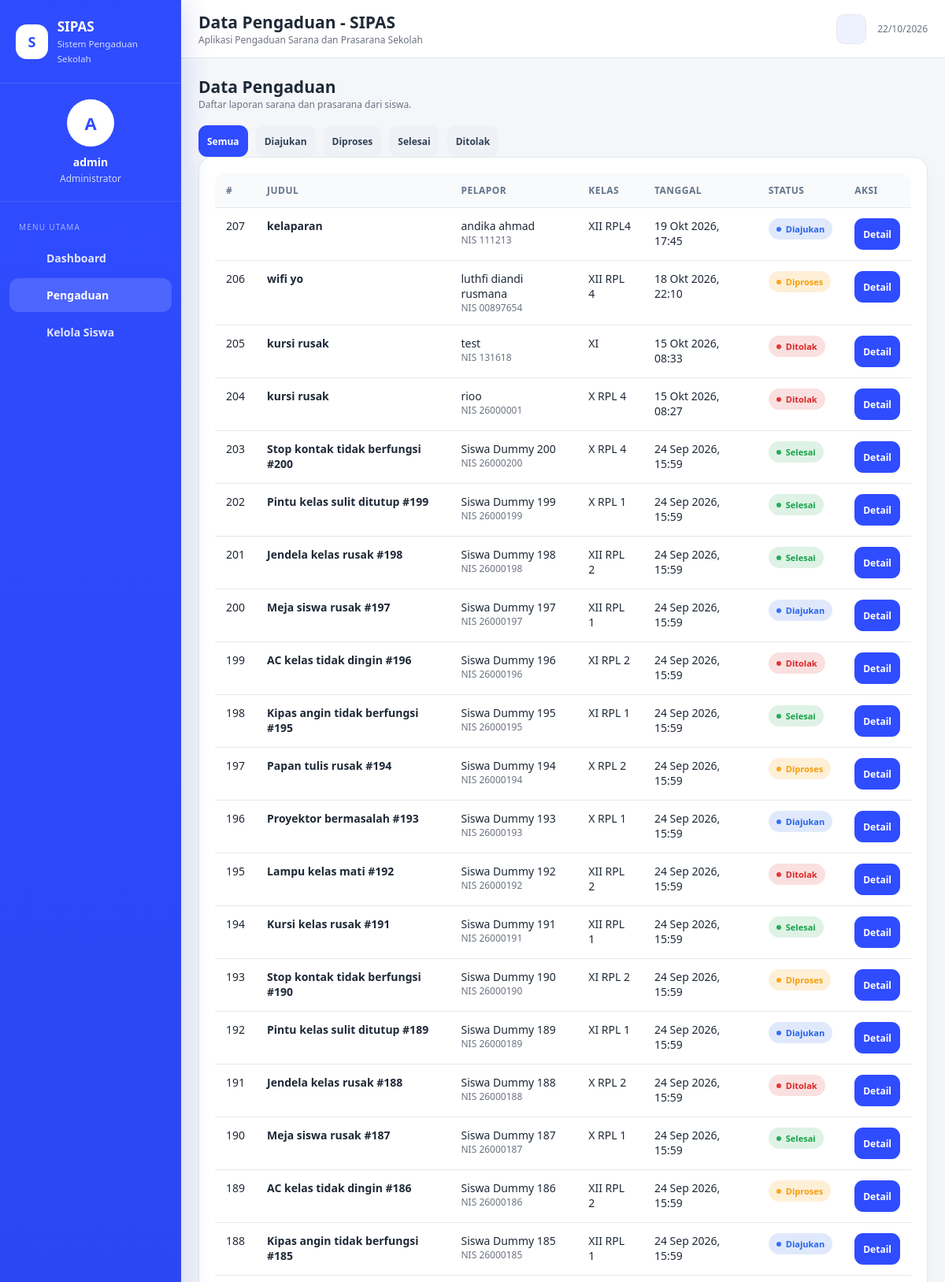
Page /index.php?page=admin-pengaduan (signed in, upper part) on the committed database.
### tables this page shows
CREATE TABLE `pengaduan` (
  `id_pengaduan` int(10) UNSIGNED NOT NULL,
  `id_siswa` int(10) UNSIGNED NOT NULL,
  `judul_pengaduan` varchar(150) NOT NULL,
  `isi_pengaduan` text NOT NULL,
  `tanggal_pengaduan` datetime NOT NULL DEFAULT current_timestamp(),
  `status` enum('Diajukan','Diproses','Selesai','Ditolak') NOT NULL DEFAULT 'Diajukan'
);

CREATE TABLE `siswa` (
  `id_siswa` int(10) UNSIGNED NOT NULL,
  `id_user` int(10) UNSIGNED NOT NULL,
  `nis` varchar(20) NOT NULL,
  `nama_siswa` varchar(100) NOT NULL,
  `kelas` varchar(30) NOT NULL
);

### controllers/PengaduanController.php (called while the page is built, shortened)
<?php
class PengaduanController
{
    private $pengaduan;
    public function __construct($db)
    {
        $this->pengaduan = new PengaduanModel($db);
    }
    public function adminIndex() {
        $allowed = ['Diajukan','Diproses','Selesai','Ditolak'];
        $status = (isset($_GET['status']) ? $_GET['status'] : '');
        if (!in_array($status, $allowed, true)) $status = '';
        view('admin/pengaduan', [
            'list' => $this->pengaduan->findAll($status),
            'status' => $status
        ]);
    }
}

### models/PengaduanModel.php (called while the page is built, shortened)
<?php
class PengaduanModel
{
    private $db;
    public function __construct($db)
    {
        $this->db = $db;
    }
    public function findAll($status = '') {
        $stmt = $this->db->query('SELECT p.*, s.nis, s.nama_siswa, s.kelas FROM pengaduan p INNER JOIN siswa s ON s.id_siswa = p.id_siswa ORDER BY p.tanggal_pengaduan DESC, p.id_pengaduan DESC');
        return $stmt->fetchAll();
    }
}

### views/admin/pengaduan.php (the view)
<?php
$title='Data Pengaduan - SIPAS'; $menu='pengaduan'; require __DIR__ . '/../layout/header.php'; ?>
<div class="page-actions">
    <div><h2>Data Pengaduan</h2><div class="small muted">Daftar laporan sarana dan prasarana dari siswa.</div></div>
</div>
<div class="toolbar filter-toolbar" aria-label="Filter status pengaduan">
    <a class="btn <?= $status === '' ? 'btn-primary' : 'btn-secondary' ?> btn-sm" href="index.php?page=admin-pengaduan">Semua</a>
    <?php   foreach(['Diajukan','Diproses','Selesai','Ditolak'] as $st): ?>
        <a class="btn <?= $status===$st ? 'btn-primary' : 'btn-secondary' ?> btn-sm" href="index.php?page=admin-pengaduan&status=<?= urlencode($st) ?>"><?= e($st) ?></a>
    <?php endforeach; ?>
</div>
<div class="card">
    <div class="card-body">
        <?php if (empty($list)): ?>
            <div class="empty-state">
                <div class="empty-state-icon"><?= uiIcon('report') ?></div>
                <h3>Tidak ada pengaduan</h3>
                <p><?= $status !== '' ? 'Belum ada pengaduan dengan status ini.' : 'Belum ada pengaduan yang tercatat di sistem.' ?></p>
                <?php if ($status !== ''): ?><a class="btn btn-secondary" href="index.php?page=admin-pengaduan">Tampilkan Semua</a><?php endif; ?>
            </div>
        <?php else: ?>
            <div class="table-wrap">
                <table class="table">
                    <thead><tr><th>#</th><th>Judul</th><th>Pelapor</th><th>Kelas</th><th>Tanggal</th><th>Status</th><th>Aksi</th></tr></thead>
                    <tbody>
                    <?php foreach($list as $item): ?>
                        <tr>
                            <td><?= (int)$item['id_pengaduan'] ?></td>
                            <td><strong><?= e($item['judul_pengaduan']) ?></strong></td>
                            <td><?= e($item['nama_siswa']) ?><div class="small muted">NIS <?= e($item['nis']) ?></div></td>
                            <td><?= e($item['kelas']) ?></td>
                            <td><?= e(formatTanggal($item['tanggal_pengaduan'])) ?></td>
                            <td><?= statusBadge($item['status']) ?></td>
                            <td><a class="btn btn-primary btn-sm" href="index.php?page=admin-detail&id=<?= (int)$item['id_pengaduan'] ?>">Detail</a></td>
                        </tr>
                    <?php endforeach; ?>
                    </tbody>
                </table>
            </div>
        <?php endif; ?>
    </div>
</div>
<?php require __DIR__ . '/../layout/footer.php'; ?>

### helpers.php (shortened to what this page needs)
<?php
function e($value) {
    return htmlspecialchars((string) $value, ENT_QUOTES | ENT_SUBSTITUTE, 'UTF-8');
}
function formatTanggal($tanggal) {
    $ts = strtotime($tanggal);
    $bulan = [1=>'Jan','Feb','Mar','Apr','Mei','Jun','Jul','Agu','Sep','Okt','Nov','Des'];
    return date('d', $ts) . ' ' . $bulan[(int) date('n', $ts)] . ' ' . date('Y, H:i', $ts);
}
function statusBadge($status) {
    $map = [
        'Diajukan' => 'badge-info',
        'Diproses' => 'badge-warning',
        'Selesai' => 'badge-success',
        'Ditolak' => 'badge-danger',
    ];
    $class = isset($map[$status]) ? $map[$status] : 'badge-muted';
    return '<span class="badge ' . e($class) . '" role="status"><span class="badge-dot" aria-hidden="true"></span>' . e($status) . '</span>';
}
function view($file, $data = []) {
    extract($data);
    require __DIR__ . '/views/' . $file . '.php';
}

### assets/style.css (style rules this page uses)
:root { --primary: #2f4cff; --primary-dark: #1e2bb8; --bg: #f4f6fa; --card: #fff; --card-alt: #f8fafc; --text: #1f2937; --muted: #6b7280; --border: #e5e7eb; --success: #16a34a; --warning: #f59e0b; --danger: #dc2626; --info: #2563eb; --input-bg: #fff; --input-border: #d7dce5; --shadow-card: rgba(15, 23, 42, .04); --shadow-row: rgba(15, 23, 42, .035); --sidebar-grad-1: #2f4cff; --sidebar-grad-2: #1e2bb8; --sidebar-shadow: rgba(30, 43, 184, .13); --chip-bg: #eef2ff; --btn-secondary-bg: #eef2f7; --btn-secondary-text: #334155; --table-th-bg: #f8fafc; --table-th-text: #64748b; --timeline-line: #dbe2ff; --timeline-dot-ring: #e9edff; --auth-bg-1: #ffffff; --auth-bg-2: #f4f6fa; --auth-hero-1: #f8fafc; --auth-hero-2: #eef2ff; --backdrop: rgba(15, 23, 42, .38); }
* { box-sizing: border-box; }
html { height: 100%; }
html, body { margin: 0; padding: 0; font-family: "Segoe UI", Tahoma, Arial, sans-serif; background: var(--bg); color: var(--text); font-size: 14px; min-height: 100%; overflow-x: hidden; transition: background-color .2s ease, color .2s ease; }
body { -webkit-text-size-adjust: 100%; min-height: 100dvh; padding-top: env( safe-area-inset-top, 0px ); padding-bottom: env( safe-area-inset-bottom, 0px ); }
a { text-decoration: none; color: inherit; }
.card { background: var(--card); border: 1px solid var(--border); border-radius: 18px; box-shadow: 0 8px 24px var(--shadow-card); }
.card-body { padding: 20px; }
.btn { border: 0; border-radius: 11px; padding: 11px 15px; display: inline-flex; align-items: center; justify-content: center; gap: 8px; font-weight: 700; cursor: pointer; }
.btn-primary { background: var(--primary); color: #fff; }
.btn-secondary { background: var(--btn-secondary-bg); color: var(--btn-secondary-text); }
.btn-sm { padding: 8px 11px; font-size: 12px; }
.toolbar { display: flex; gap: 10px; flex-wrap: wrap; align-items: center; }
.table-wrap { width: 100%; overflow-x: auto; overflow-y: hidden; -webkit-overflow-scrolling: touch; border-radius: 14px; }
.table { width: 100%; border-collapse: collapse; min-width: 700px; }
.table td, .table th { word-break: normal; }
.table th, .table td { padding: 13px 14px; border-bottom: 1px solid var(--border); vertical-align: top; text-align: left; }
.table th { font-size: 12px; text-transform: uppercase; letter-spacing: .04em; color: var(--table-th-text); background: var(--table-th-bg); }
.badge { display: inline-flex; align-items: center; padding: 6px 10px; border-radius: 999px; font-size: 11px; font-weight: 800; }
.badge-warning { background: rgba(245,158,11,.16); color: var(--warning); }
.badge-info { background: rgba(37,99,235,.14); color: var(--info); }
.badge-success { background: rgba(22,163,74,.14); color: var(--success); }
.badge-danger { background: rgba(220,38,38,.14); color: var(--danger); }
.page-actions { display: flex; justify-content: space-between; align-items: center; gap: 12px; margin-bottom: 18px; }
.muted { color: var(--muted); }
.small { font-size: 12px; }
button, a, input, textarea, select { -webkit-tap-highlight-color: transparent; }
.btn { min-height: 40px; transition: background-color .2s ease, color .2s ease, transform .2s ease, box-shadow .2s ease, opacity .2s ease; }
.page-actions h2, .page-actions h3, .section-heading h2, .section-title h3, .section-title-simple { margin: 0; }
.badge-dot { width: 6px; height: 6px; border-radius: 50%; background: currentColor; opacity: .9; margin-right: 6px; }
.status-filters, .filter-toolbar, .row-actions { margin-top: 2px; }

### rows in the picture
pengaduan: id_pengaduan "207", judul_pengaduan "kelaparan", id_siswa.nama_siswa "andika ahmad", id_siswa.nis "111213", id_siswa.kelas "XII RPL4", tanggal_pengaduan "19 Okt 2026, 17:45", status "Diajukan"
pengaduan: id_pengaduan "206", judul_pengaduan "wifi yo", id_siswa.nama_siswa "luthfi diandi rusmana", id_siswa.nis "00897654", id_siswa.kelas "XII RPL 4", tanggal_pengaduan "18 Okt 2026, 22:10", status "Diproses"
pengaduan: id_pengaduan "205", judul_pengaduan "kursi rusak", id_siswa.nama_siswa "test", id_siswa.nis "131618", id_siswa.kelas "XI", tanggal_pengaduan "15 Okt 2026, 08:33", status "Ditolak"
pengaduan: id_pengaduan "204", judul_pengaduan "kursi rusak", id_siswa.nama_siswa "rioo", id_siswa.nis "26000001", id_siswa.kelas "X RPL 4", tanggal_pengaduan "15 Okt 2026, 08:27", status "Ditolak"
pengaduan: id_pengaduan "203", judul_pengaduan "Stop kontak tidak berfungsi #200", id_siswa.nama_siswa "Siswa Dummy 200", id_siswa.nis "26000200", id_siswa.kelas "X RPL 4", tanggal_pengaduan "24 Sep 2026, 15:59", status "Selesai"
pengaduan: id_pengaduan "202", judul_pengaduan "Pintu kelas sulit ditutup #199", id_siswa.nama_siswa "Siswa Dummy 199", id_siswa.nis "26000199", id_siswa.kelas "X RPL 1", tanggal_pengaduan "24 Sep 2026, 15:59", status "Selesai"
pengaduan: id_pengaduan "201", judul_pengaduan "Jendela kelas rusak #198", id_siswa.nama_siswa "Siswa Dummy 198", id_siswa.nis "26000198", id_siswa.kelas "XII RPL 2", tanggal_pengaduan "24 Sep 2026, 15:59", status "Selesai"
pengaduan: id_pengaduan "200", judul_pengaduan "Meja siswa rusak #197", id_siswa.nama_siswa "Siswa Dummy 197", id_siswa.nis "26000197", id_siswa.kelas "XII RPL 1", tanggal_pengaduan "24 Sep 2026, 15:59", status "Diajukan"
pengaduan: id_pengaduan "199", judul_pengaduan "AC kelas tidak dingin #196", id_siswa.nama_siswa "Siswa Dummy 196", id_siswa.nis "26000196", id_siswa.kelas "XI RPL 2", tanggal_pengaduan "24 Sep 2026, 15:59", status "Ditolak"
pengaduan: id_pengaduan "198", judul_pengaduan "Kipas angin tidak berfungsi #195", id_siswa.nama_siswa "Siswa Dummy 195", id_siswa.nis "26000195", id_siswa.kelas "XI RPL 1", tanggal_pengaduan "24 Sep 2026, 15:59", status "Selesai"
pengaduan: id_pengaduan "197", judul_pengaduan "Papan tulis rusak #194", id_siswa.nama_siswa "Siswa Dummy 194", id_siswa.nis "26000194", id_siswa.kelas "X RPL 2", tanggal_pengaduan "24 Sep 2026, 15:59", status "Diproses"
pengaduan: id_pengaduan "196", judul_pengaduan "Proyektor bermasalah #193", id_siswa.nama_siswa "Siswa Dummy 193", id_siswa.nis "26000193", id_siswa.kelas "X RPL 1", tanggal_pengaduan "24 Sep 2026, 15:59", status "Diajukan"
pengaduan: id_pengaduan "195", judul_pengaduan "Lampu kelas mati #192", id_siswa.nama_siswa "Siswa Dummy 192", id_siswa.nis "26000192", id_siswa.kelas "XII RPL 2", tanggal_pengaduan "24 Sep 2026, 15:59", status "Ditolak"
pengaduan: id_pengaduan "194", judul_pengaduan "Kursi kelas rusak #191", id_siswa.nama_siswa "Siswa Dummy 191", id_siswa.nis "26000191", id_siswa.kelas "XII RPL 1", tanggal_pengaduan "24 Sep 2026, 15:59", status "Selesai"
pengaduan: id_pengaduan "193", judul_pengaduan "Stop kontak tidak berfungsi #190", id_siswa.nama_siswa "Siswa Dummy 190", id_siswa.nis "26000190", id_siswa.kelas "XI RPL 2", tanggal_pengaduan "24 Sep 2026, 15:59", status "Diproses"
pengaduan: id_pengaduan "192", judul_pengaduan "Pintu kelas sulit ditutup #189", id_siswa.nama_siswa "Siswa Dummy 189", id_siswa.nis "26000189", id_siswa.kelas "XI RPL 1", tanggal_pengaduan "24 Sep 2026, 15:59", status "Diajukan"
pengaduan: id_pengaduan "191", judul_pengaduan "Jendela kelas rusak #188", id_siswa.nama_siswa "Siswa Dummy 188", id_siswa.nis "26000188", id_siswa.kelas "X RPL 2", tanggal_pengaduan "24 Sep 2026, 15:59", status "Ditolak"
pengaduan: id_pengaduan "190", judul_pengaduan "Meja siswa rusak #187", id_siswa.nama_siswa "Siswa Dummy 187", id_siswa.nis "26000187", id_siswa.kelas "X RPL 1", tanggal_pengaduan "24 Sep 2026, 15:59", status "Selesai"
pengaduan: id_pengaduan "189", judul_pengaduan "AC kelas tidak dingin #186", id_siswa.nama_siswa "Siswa Dummy 186", id_siswa.nis "26000186", id_siswa.kelas "XII RPL 2", tanggal_pengaduan "24 Sep 2026, 15:59", status "Diproses"
pengaduan: id_pengaduan "188", judul_pengaduan "Kipas angin tidak berfungsi #185", id_siswa.nama_siswa "Siswa Dummy 185", id_siswa.nis "26000185", id_siswa.kelas "XII RPL 1", tanggal_pengaduan "24 Sep 2026, 15:59", status "Diajukan"

### other values in the picture
substr($name, 0, 1) "A"
$name "admin"
$title "Data Pengaduan - SIPAS"
$st "Diajukan"
$st "Diproses"
$st "Selesai"
$st "Ditolak"
